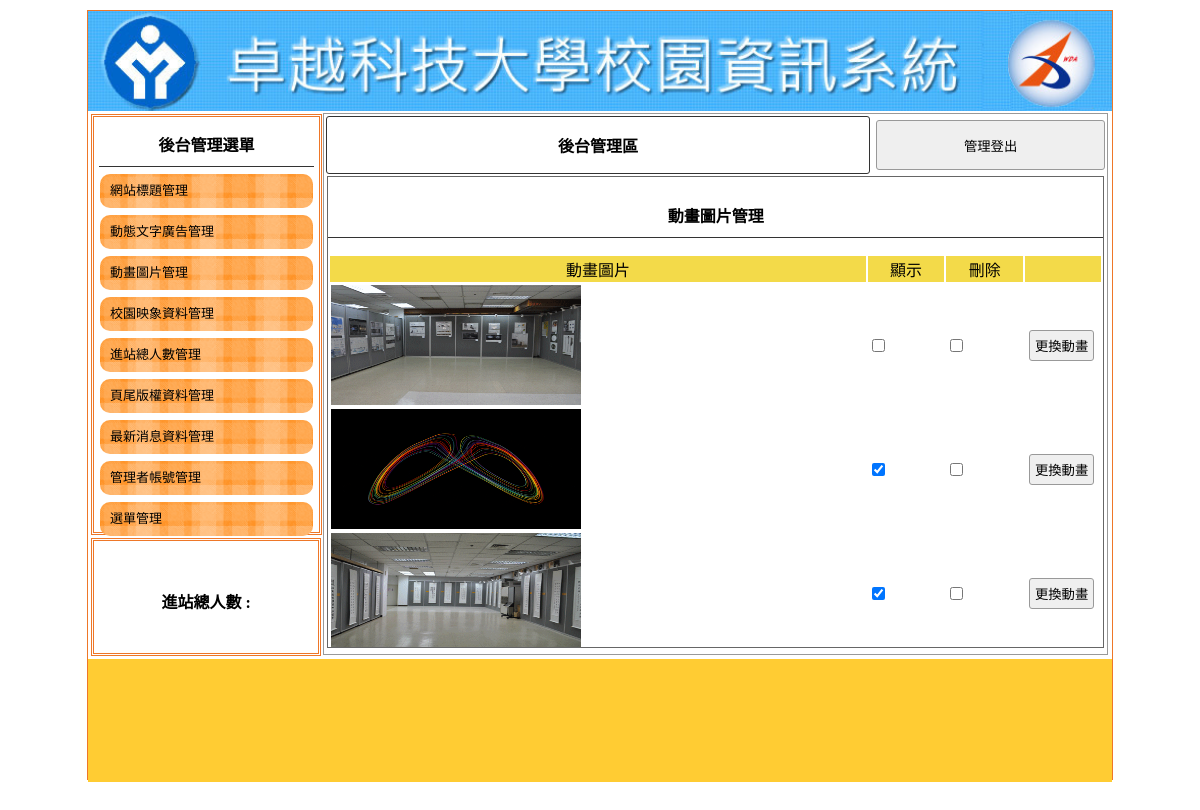
Before: /admin.php?do=mvim with the older database file.
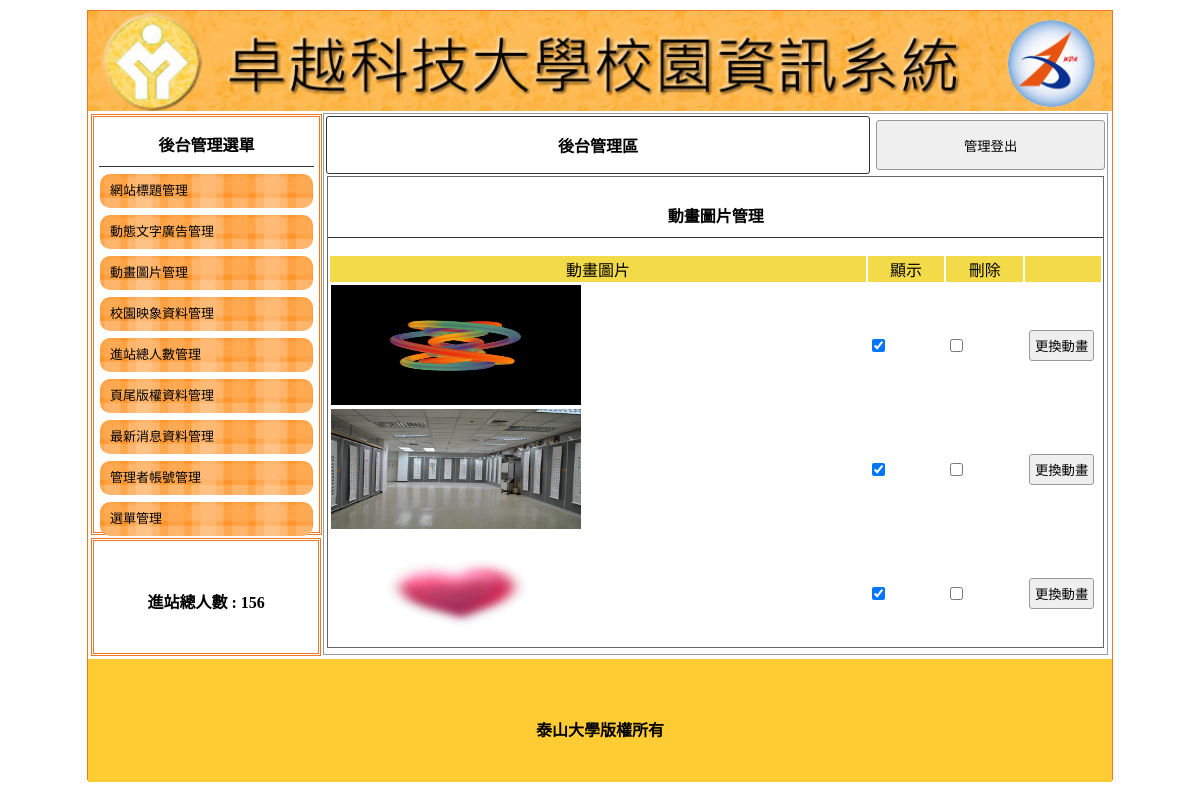
After: the same page with the newer database file.
### tables this page shows
CREATE TABLE `title` (
  `id` int(10) UNSIGNED NOT NULL,
  `img` text NOT NULL,
  `text` text NOT NULL,
  `sh` int(1) NOT NULL
);

CREATE TABLE `mvim` (
  `id` int(10) UNSIGNED NOT NULL,
  `img` text NOT NULL,
  `sh` int(1) NOT NULL
);

CREATE TABLE `total` (
  `id` int(10) UNSIGNED NOT NULL,
  `total` int(11) NOT NULL
);

CREATE TABLE `bottom` (
  `id` int(10) UNSIGNED NOT NULL,
  `bottom` text NOT NULL
);

### api/db.php (called while the page is built, shortened)
<?php
class DB{
    protected $dsn="mysql:host=localhost;charset=utf8;dbname=db21";
    protected $pdo;
    protected $table;
    function __construct($table){
        $this->table=$table;
        $this->pdo=new PDO($this->dsn,'root','');
    }
    function all(...$arg){
        $sql="SELECT * FROM $this->table ";
        return $this->pdo->query($sql)->fetchAll(PDO::FETCH_ASSOC);
    }
    function find($arg){
        $sql="SELECT * FROM $this->table ";
        if(is_array($arg)){
            $tmp=$this->a2s($arg);
            $sql .= " WHERE ".join(" AND ",$tmp);
        }else{
            $sql .= " WHERE `id`='$arg'";
        }
        return $this->pdo->query($sql)->fetch(PDO::FETCH_ASSOC);
    }
protected function a2s($array){
    $tmp=[];
    foreach($array as $key => $val){
        $tmp[]="`$key`='$val'";
    }
    return $tmp;
}
}
$Title=new DB('title');
$Total=new DB('total');
$Bottom=new DB('bottom');

### back/mvim.php (the view, shortened to what this page needs)
<div class="di"
    style="height:540px; border:#999 1px solid; width:76.5%; margin:2px 0px 0px 0px; float:left; position:relative; left:20px;">
    <table width="100%">
        <tbody>
            <tr>
                <td style="width:70%;font-weight:800; border:#333 1px solid; border-radius:3px;" class="cent">
                    <a href="?do=admin" style="color:#000; text-decoration:none;">後台管理區</a>
                </td>
                <td>
                    <button onclick="document.cookie=&#39;user=&#39;;location.replace(&#39;index.php&#39;)"
                        style="width:99%; margin-right:2px; height:50px;">管理登出</button>
                </td>
            </tr>
        </tbody>
    </table>
    <div style="width:99%; height:87%; margin:auto; overflow:auto; border:#666 1px solid;">
        <p class="t cent botli">動畫圖片管理</p>
        <form method="post" action="./api/edit.php?table=<?= $do ?>">
            <table width="100%">
                <tbody>
                    <tr class="yel">
                        <td width="70%">動畫圖片</td>
                        <td width="10%">顯示</td>
                        <td width="10%">刪除</td>
                        <td></td>
                    </tr>
                    <?php
                    $db=${ucfirst($do)};
                    $rows=$db->all();
                     foreach($rows as $row):
                    ?>
                    <tr>
                        <td>
                            <img src="./upload/<?= $row['img']; ?>" style="width:250px;height:120px">
                        </td>
                        <td>
                            <input type="checkbox" name="sh[]" value="<?= $row['id']; ?>"  <?= ($row['sh']==1)?'checked':''; ?> >
                        </td>
                        <td>
                            <input type="checkbox" name="del[]" value="<?= $row['id']; ?>">
                        </td>
                        <td>
                            <input type="button" value="更換動畫"  onclick="op('#cover','#cvr','include/update_<?= $do; ?>.php?id=<?= $row['id'];?>')">
                        </td>
                    </tr>
                    <?php
                    endforeach;
                    ?>
                </tbody>
            </table>
        </form>
    </div>
</div>

### admin.php (shortened to what this page needs)
<?php include_once "./api/db.php";?>
<!DOCTYPE html PUBLIC "-//W3C//DTD XHTML 1.0 Transitional//EN" "http://www.w3.org/TR/xhtml1/DTD/xhtml1-transitional.dtd">
<html xmlns="http://www.w3.org/1999/xhtml"><head><meta http-equiv="Content-Type" content="text/html; charset=UTF-8">
<link href="./css/css.css" rel="stylesheet" type="text/css">
</head>
<body>
	<div id="main">
		<?php $title=$Title->find(['sh'=>1]);?>
    	<a title="<?= $title['text']; ?>" href="index.php">
			<div class="ti" style="background:url(&#39;upload/<?= $title['img']; ?>&#39;); background-size:cover;"></div>
		</a>
        	<div id="ms">
             	<div id="lf" style="float:left;">
            		<div id="menuput" class="dbor">
                    <span class="t botli">後台管理選單</span>
                		<a style="color:#000; font-size:13px; text-decoration:none;" href="?do=title">
                            	<div class="mainmu">網站標題管理</div>
                        </a>
							<a style="color:#000; font-size:13px; text-decoration:none;" href="?do=ad">
                            	<div class="mainmu">動態文字廣告管理</div>
                            </a>
							<a style="color:#000; font-size:13px; text-decoration:none;" href="?do=mvim">
                            	<div class="mainmu">動畫圖片管理</div>
                            </a>
							<a style="color:#000; font-size:13px; text-decoration:none;" href="?do=image">
                            	<div class="mainmu">校園映象資料管理</div>
                            </a>
							<a style="color:#000; font-size:13px; text-decoration:none;" href="?do=total">
                            	<div class="mainmu">進站總人數管理</div>
                            </a>
							<a style="color:#000; font-size:13px; text-decoration:none;" href="?do=bottom">
                            	<div class="mainmu">頁尾版權資料管理</div>
                            </a>
							<a style="color:#000; font-size:13px; text-decoration:none;" href="?do=news">
                            	<div class="mainmu">最新消息資料管理</div>
                            </a>
							<a style="color:#000; font-size:13px; text-decoration:none;" href="?do=admin">
                            	<div class="mainmu">管理者帳號管理</div>
                            </a>
							<a style="color:#000; font-size:13px; text-decoration:none;" href="?do=menu">
                            	<div class="mainmu">選單管理</div>
                            </a>
							                    </div>
                    <div class="dbor" style="margin:3px; width:95%; height:20%; line-height:100px;">
                    	<span class="t">進站總人數 : <?= $Total->find(1)['total'] ?>
                         </span>
                    </div>
        		</div>
				<?php
				$do=$_GET['do']??"title";
				$file="back/$do.php";
				if(file_exists($file)){
					include $file;
				}else{
					include "back/title.php";
				}
				?>
                             </div>
            	<div style="width:1024px; left:0px; position:relative; background:#FC3; margin-top:4px; height:123px; display:block;">
                	<span class="t" style="line-height:123px;"><?= $Bottom->find(1)['bottom'] ?></span>
                </div>
    </div>
</body></html>

### css/css.css (style rules this page uses)
body { padding:0px; margin:0px; }
#main { width:1024px; height:768px; margin:10px auto 10px auto; border:#EE7728 1px solid; position:relative; }
.ti { width:100%; height:100px; position:relative; background-size:cover; background-repeat:no-repeat; }
.dbor { border:#EE7728 double 3px; margin:1px; padding:2px 10px 2px 10px; }
.t { font-weight:800; display:block; text-align:center; padding:10px 1px 10px 1px; }
.botli { border-bottom:#333 1px solid; }
.mainmu { position:relative; border-radius:10px; background:url(../icon/menu.fw.png) center no-repeat; background-size:cover; line-height:30px; padding:2px 10px 2px 10px; margin:7px 1px 7px 1px; }
#lf { height:540px; width:21%; display:inline-block; }
#menuput { width:100%; height:75%; position:relative; padding:5px; display:block; margin: 3px; }
.di { display:inline-block; }
.cent { text-align:center; }
input,button { border:#999 1px solid; border-radius:3px; background:#EFEFEF; padding:5px; margin:3px; }
.yel td { background:#F3DA49; text-align:center; }

Changed rows visible on the page:
no longer on this page (row edited): title: img (picture)
removed mvim: img (picture), sh "☑"
now on this page (row edited): title: img (picture)
added total: total "156"
changed mvim (number 1 of 3 on the later page): img: a different picture; sh "☐" → "☑"
now on this page (row unchanged): mvim: img (picture), sh "☑"
added bottom: bottom "泰山大學版權所有"
